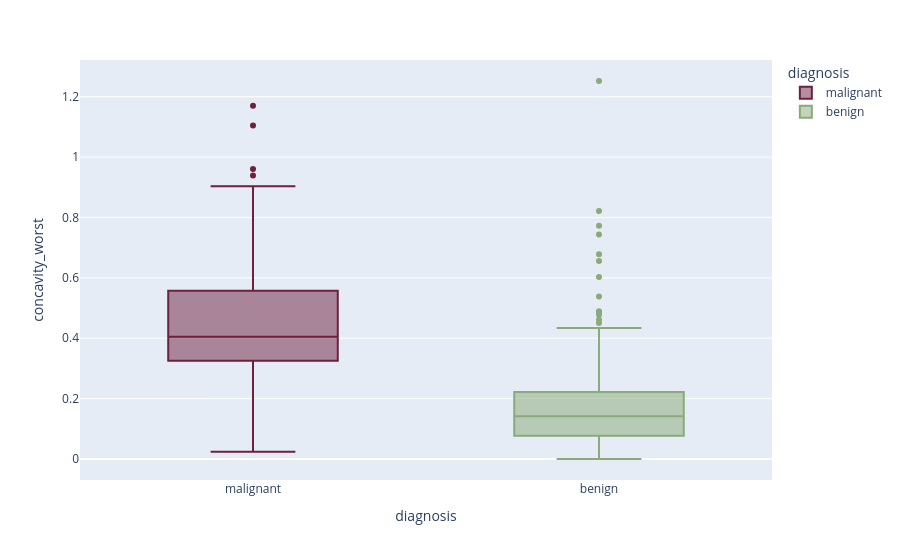

The notebook cell this image was saved under:
### Markdown cell above
**What to look for —** the largest class gap of the four, but also a range spanning three orders of magnitude — feature scales differ drastically, which is exactly why `StandardScaler` is a pipeline step rather than an optional nicety.

### Code cell
fig = px.box(
    df,
    x="diagnosis",
    y="concavity_worst",
    color="diagnosis",
    color_discrete_sequence=["#6D213C", "#8AAA79"],
)
fig.show()

### Figure 1 — Plotly figure (JSON) as saved in the notebook; plotly's stock layout.template omitted (floating-point values rounded to 4 significant figures; data arrays with more than 128 entries replaced by an {"elided": "..."} marker saying what was removed)
{"data": [{"alignmentgroup": "True", "hovertemplate": "diagnosis=%{x}<br>concavity_worst=%{y}<extra></extra>", "legendgroup": "malignant", "marker": {"color": "#6D213C"}, "name": "malignant", "notched": false, "offsetgroup": "malignant", "orientation": "v", "showlegend": true, "type": "box", "x": {"elided": "212 str values"}, "x0": " ", "xaxis": "x", "y": {"elided": "212 float values"}, "y0": " ", "yaxis": "y"}, {"alignmentgroup": "True", "hovertemplate": "diagnosis=%{x}<br>concavity_worst=%{y}<extra></extra>", "legendgroup": "benign", "marker": {"color": "#8AAA79"}, "name": "benign", "notched": false, "offsetgroup": "benign", "orientation": "v", "showlegend": true, "type": "box", "x": {"elided": "357 str values"}, "x0": " ", "xaxis": "x", "y": {"elided": "357 float values"}, "y0": " ", "yaxis": "y"}], "layout": {"boxmode": "overlay", "legend": {"title": {"text": "diagnosis"}, "tracegroupgap": 0}, "margin": {"t": 60}, "xaxis": {"anchor": "y", "categoryarray": ["malignant", "benign"], "categoryorder": "array", "domain": [0, 1], "title": {"text": "diagnosis"}}, "yaxis": {"anchor": "x", "domain": [0, 1], "title": {"text": "concavity_worst"}}}}
